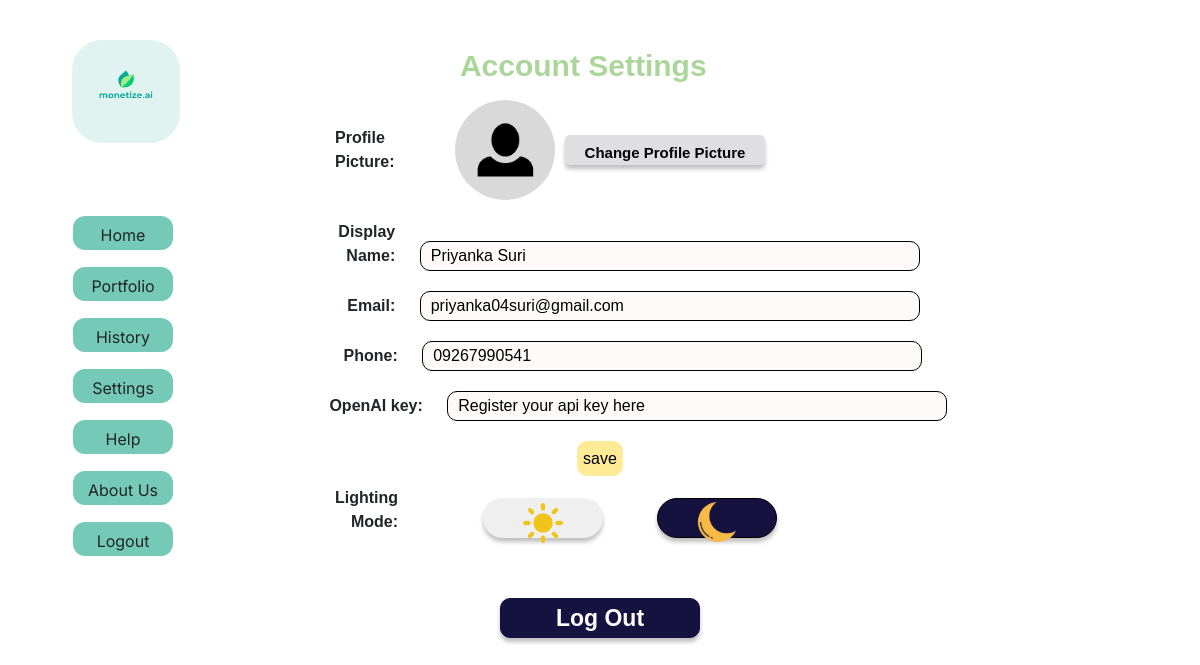
/settings (signed in), run on the app's committed database.
### application/models.py (models this page shows, shortened)
class user(db.Model):
    __tablename__ = 'user'
    user_id = db.Column(db.Integer, primary_key = True)
    user_name = db.Column(db.String(100), nullable = False)
    email = db.Column(db.String(10), nullable = False)
    phone_number = db.Column(db.Unicode(255))
    password = db.Column(db.String(100), nullable = False)
    risk_tolerance = db.Column(db.String(10), default = "Moderate")
    openai_key = db.Column(db.String(100), nullable = True)

### application/routes.py (the view)
@app.route("/settings")
def settings():
    email = request.cookies.get("email")
    user_data = sql.get_user_data(email)[0]
    if user_data is not None:
        return render_template("settings.html", mobileCSS=False, user_data=user_data)
    return render_template("settings.html", mobileCSS=False, user_data = "")

### sql.py (called while the page is built)
def get_user_data(email):
    user = models.user.query.filter_by(email=email).first()
    if user is not None:
        return user, [user.user_name, user.email, user.phone_number, user.risk_tolerance]
    return None, None

### application/templates/settings.html (shortened to what this page needs)
{% extends 'layout.html' %} {% block stylesheet %}
<link rel="stylesheet" href="{{ url_for('static', filename='css/settings.css') }}"> {% endblock %} {% block content %}
<div class="Header">
    <div class="title">Account Settings</div>
</div>
{% include "includes/menu.html" %}
<form>
    <div class="picture">
        <label id="profilepic">Profile Picture:</label>
        <img src="{{ url_for('static', filename='img/Frame 1.png') }}" alt="profile picture">
        <button class="Change-Profile">Change Profile Picture</button>
    </div>
    <div class="label-list">
        <label for="name">Display Name:</label>
        <input type="text" id="name" name="name" value="{{ user_data.user_name }}" />
    </div>
    <div class="label-list">
        <label for="email">Email:</label>
        <input type="email" id="email" name="email" value="{{ user_data.email }}">
    </div>
    <div class="Phone">
        <label for="phone">Phone:</label>
        <input type="text" id="phone" name="phone" value="{{ user_data.phone_number }}">
    </div>
    <div class="label-list api-key">
        <label for="openai">OpenAI key:</label>
        <input type="text" id="openai-key" name="openai-key"
            value="{{ user_data.openai_key if user_data.openai_key else 'Register your api key here' }}">
    </div>
    <button id="save-button" type="button">save</button>
    <div class="Lighting">
        <label id="Mode">Lighting Mode:</label>
        <button class="Light">
            <img src="{{ url_for('static', filename='img/831682.png') }}" alt="sun">
        </button>
        <button class="Dark">
            <img src="{{ url_for('static', filename='img/180700.png') }}" alt="profile picture">
        </button>
    </div>
    <a href="{{ url_for('logout') }}" class="logout">Log Out</a>
</form>
{% endblock %}

### application/static/css/settings.css (style rules this page uses)
body { margin: 0; padding: 0; font-family: Arial, sans-serif; }
.title { position: absolute; left: 38.19%; right: 38.19%; top: 5.86%; bottom: 89.45%; font-family: 'Arial'; font-style: normal; font-weight: 700; font-size: 30px; line-height: 48px; width: 250px; text-align: center; color: #ABD699; }
.Header { position: fixed; top: 0; left: 0; margin-top: 40px; width: 100%; color: #fff; padding: 20px; box-sizing: border-box; z-index: 9999; }
form { display: flex; flex-direction: column; justify-items: center; padding-top: 100px; align-items: center; }
form * { margin-bottom: 10px; }
label { font-weight: bold; display: inline-block; width: 120px; text-align: right; margin-left: 20px; padding-right: 20px; }
.picture { display: flex; align-items: center; }
.picture img { height: 100px; width: 100px; object-fit: cover; border-radius: 50%; margin-right: 10px; }
.Change-Profile { margin-right: 200px; padding-top: 5px; box-sizing: border-box; width: 200px; height: 30px; left: calc(50% - 378px/2); top: 558px; background: #dfdfe1; border: 0px solid #16123F; box-shadow: 0px 4px 4px rgba(0, 0, 0, 0.25); border-radius: 5px; font-family: 'Arial'; font-style: normal; font-weight: 700; font-size: 15px; line-height: 25px; text-align: center; color: #000000; }
.logout { box-sizing: border-box; width: 200px; height: 40px; left: calc(50% - 378px/2 + 89.5px); top: 655px; margin-top: 40px; text-decoration: none; background: #16123F; border: 1px solid #16123F; box-shadow: 0px 4px 4px rgba(0, 0, 0, 0.25); border-radius: 10px; font-family: 'Arial'; font-style: normal; font-weight: 700; font-size: 23px; line-height: 39px; text-align: center; transition: background-color 0.5s ease, color 0.5s ease; color: #FFFFFF; }
input[type="text"], input[type="email"] { box-sizing: border-box; width: 500px; height: 30px; left: 308px; top: 179px; padding-left: 10px; background: #FEFAFA; border: 1px solid #000000; border-radius: 10px; }
.label-list { margin-right: 5px; }
.api-key { margin-left: 55px; }
#save-button { height: 35px; background: rgba(255, 226, 106, 0.71); border: 0px; border-radius: 10px; }
.Lighting { margin-right: 145px; }
.Lighting label { display: inline-block; margin-right: 10px; }
#profilepic { margin-left: 100px; padding-right: 100px; }
.Light, .Dark { display: inline-block; vertical-align: middle; }
.Light { width: 120px; height: 40px; padding-top: 5px; border: 0 solid #000000; background: #efefef; box-shadow: 0px 4px 4px rgba(0, 0, 0, 0.25); border-radius: 20px; margin-right: 50px; margin-left: 50px; }
.Dark { width: 120px; height: 40px; padding-top: 3px; background: #16123F; border: 1px solid #000000; box-shadow: 0px 4px 4px rgba(0, 0, 0, 0.25); border-radius: 20px; }
.Light img, .Dark img { max-width: 40px; max-height: 40px; }

### data on the page
user: name "Priyanka Suri", email "priyanka04suri@gmail.com", phone "09267990541", openai-key "Register your api key here"
